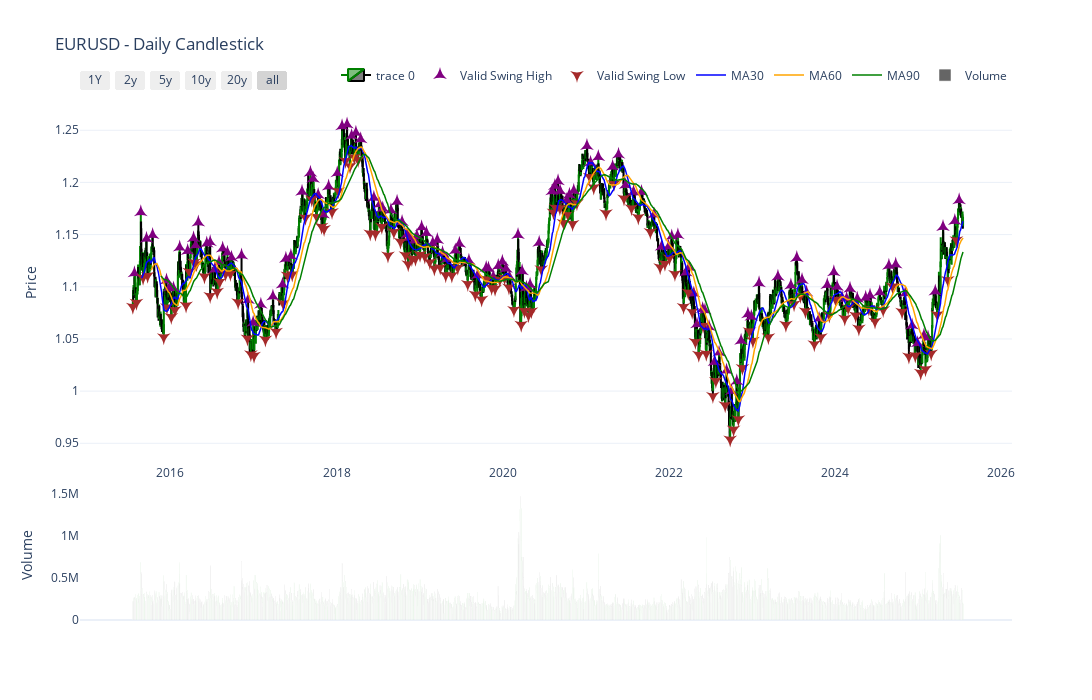
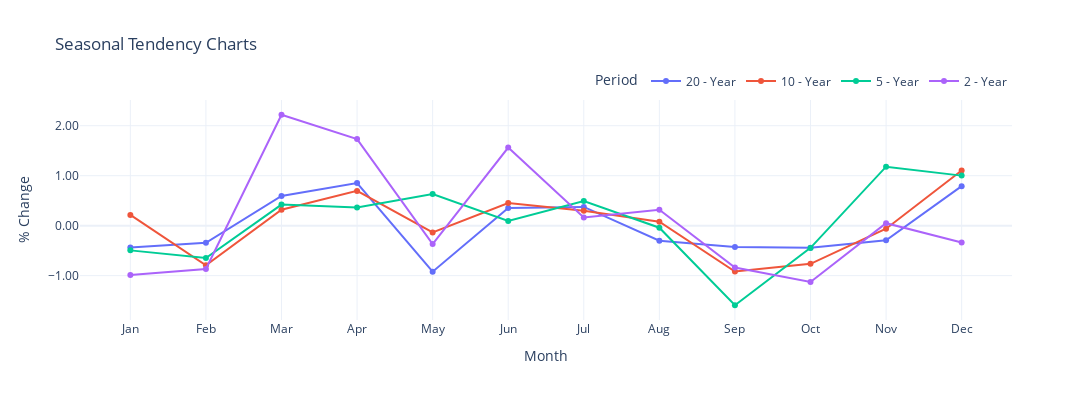

Source (notebook cell) for these figures, in order:
### Code cell
import plotly.graph_objects as go
import pandas as pd

# Giả sử bạn đã có dataframe eurusd_D với các cột cần thiết

# --- Layout 1: Nến + Volume chung 1 trục x, volume dùng yaxis2 dưới ---

# Vẽ biểu đồ (tuỳ chọn)
fig = go.Figure(data=[go.Candlestick(
    x=eurusd_D['time'],
    open=eurusd_D['open'],
    high=eurusd_D['high'],
    low=eurusd_D['low'],
    close=eurusd_D['close'],
    increasing_line_color='green',
    decreasing_line_color='black'
)])

valid_sh = eurusd_D[eurusd_D['valid_swing_high']]
fig.add_trace(go.Scatter(
    x=valid_sh['time'],
    y=valid_sh['high'],
    mode='markers',
    marker=dict(color='purple', size=10, symbol='star-triangle-up'),
    name='Valid Swing High'
))

valid_sl = eurusd_D[eurusd_D['valid_swing_low']]
fig.add_trace(go.Scatter(
    x=valid_sl['time'],
    y=valid_sl['low'],
    mode='markers',
    marker=dict(color='brown', size=10, symbol='star-triangle-down'),
    name='Valid Swing Low'
))

# Thêm các đường MA
fig.add_trace(go.Scatter(
    x=eurusd_D['time'], y=eurusd_D['MA30'],
    mode='lines', line=dict(color='blue', width=1.5),
    name='MA30'
))
fig.add_trace(go.Scatter(
    x=eurusd_D['time'], y=eurusd_D['MA60'],
    mode='lines', line=dict(color='orange', width=1.5),
    name='MA60'
))
fig.add_trace(go.Scatter(
    x=eurusd_D['time'], y=eurusd_D['MA90'],
    mode='lines', line=dict(color='green', width=1.5),
    name='MA90'
))


volume_colors = ['green' if c >= o else 'black' for o, c in zip(eurusd_D['open'], eurusd_D['close'])]

fig.add_trace(go.Bar(
    x=eurusd_D['time'],
    y=eurusd_D['volume'],
    name='Volume',
    marker_color=volume_colors,
    yaxis='y2',
    opacity=0.6
))

# Cấu hình layout với 2 trục y
fig.update_layout(
    title='EURUSD - Daily Candlestick',
    xaxis=dict(
        domain=[0, 1],
        rangeselector=dict(
            buttons=list([
                dict(count=1, label="1Y", step="year", stepmode="backward"),
                dict(count=2, label="2y", step="year", stepmode="backward"),
                dict(count=5, label="5y", step="year", stepmode="backward"),
                dict(count=10, label="10y", step="year", stepmode="backward"),
                dict(count=20, label="20y", step="year", stepmode="backward"),
                dict(step="all")
            ])
        ),
        rangeslider=dict(visible=True),
        type="date"
    ),
    yaxis=dict(
        title='Price',
        domain=[0.3, 1],  # phần trên dành cho giá
        autorange=True
    ),
    yaxis2=dict(
        title='Volume',
        domain=[0, 0.25],  # phần dưới dành cho volume
        autorange=True,
        showgrid=False
    ),
    xaxis_rangeslider_visible=False,
    template='plotly_white',
    height=700,
    width=1200,
    legend=dict(orientation='h', yanchor='bottom', y=1.02, xanchor='right', x=1)
)

fig.show()



# --- Layout 2: Seasonal chart riêng biệt ---
def monthly_avg_multi_periods(df, max_year, start_years):
    df = df.copy()
    df['time'] = pd.to_datetime(df['time'])
    df['year'] = df['time'].dt.year
    df['month'] = df['time'].dt.month

    month_names = ['Jan', 'Feb', 'Mar', 'Apr', 'May', 'Jun',
                   'Jul', 'Aug', 'Sep', 'Oct', 'Nov', 'Dec']

    all_data = []

    for start_year in start_years:
        temp_df = df[df['year'] >= start_year].copy()
        temp_df = temp_df.sort_values('time').reset_index(drop=True)
        temp_df['pct_change'] = temp_df['close'].pct_change() * 100
        pivot = temp_df.pivot(index='year', columns='month', values='pct_change')
        monthly_avg = pivot.mean(axis=0)
        
        for month_idx, avg_val in monthly_avg.items():
            all_data.append({
                'Month': month_names[month_idx - 1],
                'Average % Change': avg_val,
                'Period': f'{max_year - start_year} - Year'
            })

    df_all = pd.DataFrame(all_data)

    fig_line = px.line(df_all, x='Month', y='Average % Change', color='Period',
                       title='Seasonal Tendency Charts',
                       markers=True,
                       labels={'Average % Change': '% Change'})
    fig_line.update_layout(yaxis_tickformat='.2f',
                           template='plotly_white',
                           height=400,
                           width=1200,
                           legend=dict(orientation='h', yanchor='bottom', y=1.02, xanchor='right', x=1))

    return fig_line


# --- Ví dụ sử dụng ---
max_year = eurusd_M['time'].dt.year.max()

start_years = [
    max_year - 20,
    max_year - 10,
    max_year - 5,
    max_year - 2, 
]

fig = monthly_avg_multi_periods(eurusd_M, max_year ,start_years)
fig.show()

### Figure 1 — Plotly figure (JSON) as saved in the notebook; plotly's stock layout.template omitted (floating-point values rounded to 4 significant figures; data arrays with more than 128 entries replaced by an {"elided": "..."} marker saying what was removed)
{"data": [{"close": {"elided": "2597 float values"}, "decreasing": {"line": {"color": "black"}}, "high": {"elided": "2597 float values"}, "increasing": {"line": {"color": "green"}}, "low": {"elided": "2597 float values"}, "open": {"elided": "2597 float values"}, "type": "candlestick", "x": {"elided": "2597 str values"}}, {"marker": {"color": "purple", "size": 10, "symbol": "star-triangle-up"}, "mode": "markers", "name": "Valid Swing High", "type": "scatter", "x": {"elided": "134 str values"}, "y": {"elided": "134 float values"}}, {"marker": {"color": "brown", "size": 10, "symbol": "star-triangle-down"}, "mode": "markers", "name": "Valid Swing Low", "type": "scatter", "x": {"elided": "132 str values"}, "y": {"elided": "132 float values"}}, {"line": {"color": "blue", "width": 1.5}, "mode": "lines", "name": "MA30", "type": "scatter", "x": {"elided": "2597 str values"}, "y": {"elided": "2597 float values"}}, {"line": {"color": "orange", "width": 1.5}, "mode": "lines", "name": "MA60", "type": "scatter", "x": {"elided": "2597 str values"}, "y": {"elided": "2597 float values"}}, {"line": {"color": "green", "width": 1.5}, "mode": "lines", "name": "MA90", "type": "scatter", "x": {"elided": "2597 str values"}, "y": {"elided": "2597 float values"}}, {"marker": {"color": {"elided": "2597 str values"}}, "name": "Volume", "opacity": 0.6, "type": "bar", "x": {"elided": "2597 str values"}, "y": {"elided": "2597 float values"}, "yaxis": "y2"}], "layout": {"height": 700, "legend": {"orientation": "h", "x": 1, "xanchor": "right", "y": 1.02, "yanchor": "bottom"}, "title": {"text": "EURUSD - Daily Candlestick"}, "width": 1200, "xaxis": {"domain": [0, 1], "rangeselector": {"buttons": [{"count": 1, "label": "1Y", "step": "year", "stepmode": "backward"}, {"count": 2, "label": "2y", "step": "year", "stepmode": "backward"}, {"count": 5, "label": "5y", "step": "year", "stepmode": "backward"}, {"count": 10, "label": "10y", "step": "year", "stepmode": "backward"}, {"count": 20, "label": "20y", "step": "year", "stepmode": "backward"}, {"step": "all"}]}, "rangeslider": {"visible": false}, "type": "date"}, "yaxis": {"autorange": true, "domain": [0.3, 1], "title": {"text": "Price"}}, "yaxis2": {"autorange": true, "domain": [0, 0.25], "showgrid": false, "title": {"text": "Volume"}}}}

### Figure 2 — Plotly figure (JSON) as saved in the notebook; plotly's stock layout.template omitted (floating-point values rounded to 4 significant figures)
{"data": [{"hovertemplate": "Period=20 - Year<br>Month=%{x}<br>% Change=%{y}<extra></extra>", "legendgroup": "20 - Year", "line": {"color": "#636efa", "dash": "solid"}, "marker": {"symbol": "circle"}, "mode": "lines+markers", "name": "20 - Year", "orientation": "v", "showlegend": true, "type": "scatter", "x": ["Jan", "Feb", "Mar", "Apr", "May", "Jun", "Jul", "Aug", "Sep", "Oct", "Nov", "Dec"], "xaxis": "x", "y": [-0.4368, -0.3433, 0.5943, 0.8521, -0.9209, 0.3546, 0.375, -0.302, -0.4248, -0.4404, -0.2922, 0.7905], "yaxis": "y"}, {"hovertemplate": "Period=10 - Year<br>Month=%{x}<br>% Change=%{y}<extra></extra>", "legendgroup": "10 - Year", "line": {"color": "#EF553B", "dash": "solid"}, "marker": {"symbol": "circle"}, "mode": "lines+markers", "name": "10 - Year", "orientation": "v", "showlegend": true, "type": "scatter", "x": ["Jan", "Feb", "Mar", "Apr", "May", "Jun", "Jul", "Aug", "Sep", "Oct", "Nov", "Dec"], "xaxis": "x", "y": [0.2154, -0.7942, 0.3203, 0.6958, -0.1361, 0.453, 0.2995, 0.07835, -0.919, -0.763, -0.0609, 1.104], "yaxis": "y"}, {"hovertemplate": "Period=5 - Year<br>Month=%{x}<br>% Change=%{y}<extra></extra>", "legendgroup": "5 - Year", "line": {"color": "#00cc96", "dash": "solid"}, "marker": {"symbol": "circle"}, "mode": "lines+markers", "name": "5 - Year", "orientation": "v", "showlegend": true, "type": "scatter", "x": ["Jan", "Feb", "Mar", "Apr", "May", "Jun", "Jul", "Aug", "Sep", "Oct", "Nov", "Dec"], "xaxis": "x", "y": [-0.4944, -0.6478, 0.4223, 0.3657, 0.6314, 0.09374, 0.4937, -0.04102, -1.593, -0.4446, 1.18, 1.002], "yaxis": "y"}, {"hovertemplate": "Period=2 - Year<br>Month=%{x}<br>% Change=%{y}<extra></extra>", "legendgroup": "2 - Year", "line": {"color": "#ab63fa", "dash": "solid"}, "marker": {"symbol": "circle"}, "mode": "lines+markers", "name": "2 - Year", "orientation": "v", "showlegend": true, "type": "scatter", "x": ["Jan", "Feb", "Mar", "Apr", "May", "Jun", "Jul", "Aug", "Sep", "Oct", "Nov", "Dec"], "xaxis": "x", "y": [-0.989, -0.867, 2.22, 1.733, -0.368, 1.563, 0.1658, 0.3172, -0.8385, -1.127, 0.04948, -0.3365], "yaxis": "y"}], "layout": {"height": 400, "legend": {"orientation": "h", "title": {"text": "Period"}, "tracegroupgap": 0, "x": 1, "xanchor": "right", "y": 1.02, "yanchor": "bottom"}, "title": {"text": "Seasonal Tendency Charts"}, "width": 1200, "xaxis": {"anchor": "y", "domain": [0, 1], "title": {"text": "Month"}}, "yaxis": {"anchor": "x", "domain": [0, 1], "tickformat": ".2f", "title": {"text": "% Change"}}}}
